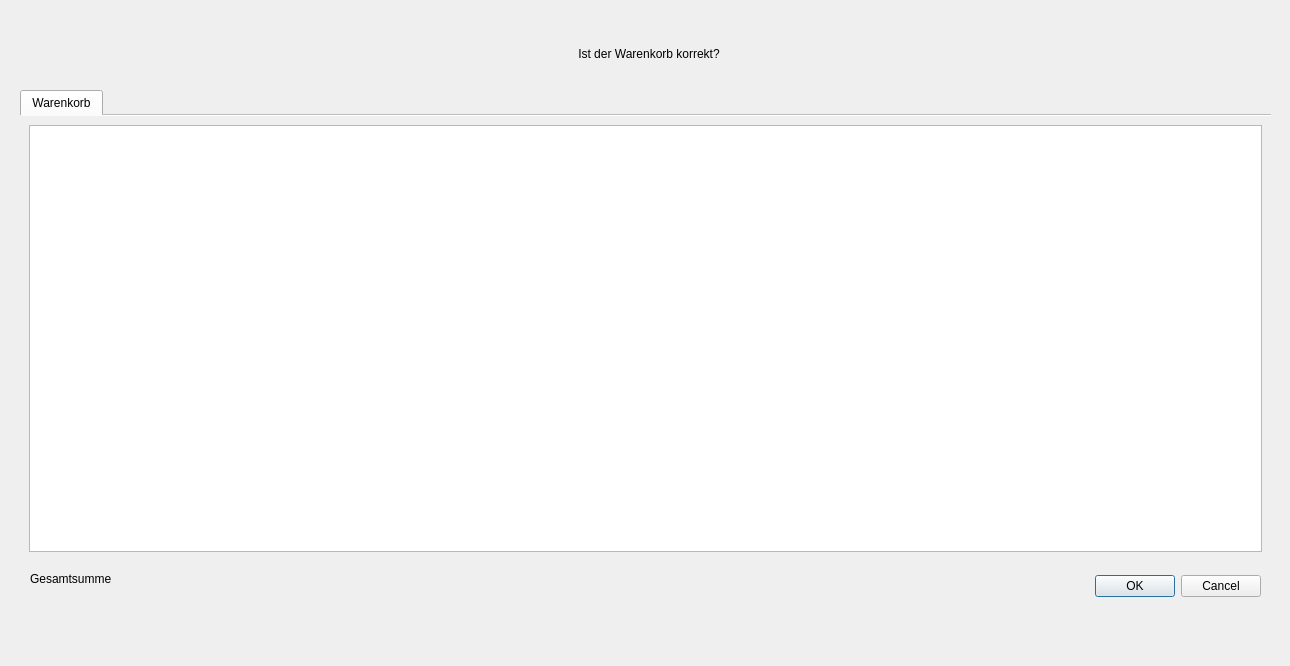
<?xml version="1.0" encoding="UTF-8"?>
<ui version="4.0">
 <class>AppWarenkorb</class>
 <widget class="QDialog" name="AppWarenkorb">
  <property name="geometry">
   <rect>
    <x>0</x>
    <y>0</y>
    <width>1290</width>
    <height>666</height>
   </rect>
  </property>
  <property name="windowTitle">
   <string>Warenkorb überprüfen</string>
  </property>
  <widget class="QDialogButtonBox" name="buttonBox">
   <property name="geometry">
    <rect>
     <x>920</x>
     <y>570</y>
     <width>341</width>
     <height>32</height>
    </rect>
   </property>
   <property name="orientation">
    <enum>Qt::Horizontal</enum>
   </property>
   <property name="standardButtons">
    <set>QDialogButtonBox::Cancel|QDialogButtonBox::Ok</set>
   </property>
  </widget>
  <widget class="QTabWidget" name="tabOrders">
   <property name="geometry">
    <rect>
     <x>20</x>
     <y>90</y>
     <width>1251</width>
     <height>471</height>
    </rect>
   </property>
   <property name="currentIndex">
    <number>0</number>
   </property>
   <property name="documentMode">
    <bool>true</bool>
   </property>
   <widget class="QWidget" name="tab">
    <attribute name="title">
     <string>Warenkorb</string>
    </attribute>
    <layout class="QHBoxLayout" name="horizontalLayout_11">
     <item>
      <widget class="CartTableView" name="table_order">
       <property name="font">
        <font>
         <pointsize>13</pointsize>
        </font>
       </property>
       <property name="focusPolicy">
        <enum>Qt::NoFocus</enum>
       </property>
       <property name="styleSheet">
        <string notr="true">QScrollBar:vertical {
    width: 40px;
}</string>
       </property>
       <property name="horizontalScrollBarPolicy">
        <enum>Qt::ScrollBarAlwaysOff</enum>
       </property>
       <property name="editTriggers">
        <set>QAbstractItemView::NoEditTriggers</set>
       </property>
       <property name="alternatingRowColors">
        <bool>true</bool>
       </property>
       <property name="selectionMode">
        <enum>QAbstractItemView::SingleSelection</enum>
       </property>
       <property name="selectionBehavior">
        <enum>QAbstractItemView::SelectRows</enum>
       </property>
       <attribute name="horizontalHeaderHighlightSections">
        <bool>true</bool>
       </attribute>
      </widget>
     </item>
    </layout>
   </widget>
  </widget>
  <widget class="QLabel" name="dialogText">
   <property name="geometry">
    <rect>
     <x>30</x>
     <y>40</y>
     <width>1238</width>
     <height>27</height>
    </rect>
   </property>
   <property name="text">
    <string>Ist der Warenkorb korrekt?</string>
   </property>
   <property name="alignment">
    <set>Qt::AlignCenter</set>
   </property>
  </widget>
  <widget class="QLabel" name="sumText">
   <property name="geometry">
    <rect>
     <x>30</x>
     <y>570</y>
     <width>671</width>
     <height>17</height>
    </rect>
   </property>
   <property name="text">
    <string>Gesamtsumme</string>
   </property>
  </widget>
  <zorder>tabOrders</zorder>
  <zorder>buttonBox</zorder>
  <zorder>dialogText</zorder>
  <zorder>sumText</zorder>
 </widget>
 <customwidgets>
  <customwidget>
   <class>CartTableView</class>
   <extends>QTableView</extends>
   <header>..CartTableView</header>
  </customwidget>
 </customwidgets>
 <resources/>
 <connections>
  <connection>
   <sender>buttonBox</sender>
   <signal>accepted()</signal>
   <receiver>AppWarenkorb</receiver>
   <slot>accept()</slot>
   <hints>
    <hint type="sourcelabel">
     <x>248</x>
     <y>254</y>
    </hint>
    <hint type="destinationlabel">
     <x>157</x>
     <y>274</y>
    </hint>
   </hints>
  </connection>
  <connection>
   <sender>buttonBox</sender>
   <signal>rejected()</signal>
   <receiver>AppWarenkorb</receiver>
   <slot>reject()</slot>
   <hints>
    <hint type="sourcelabel">
     <x>316</x>
     <y>260</y>
    </hint>
    <hint type="destinationlabel">
     <x>286</x>
     <y>274</y>
    </hint>
   </hints>
  </connection>
 </connections>
</ui>
